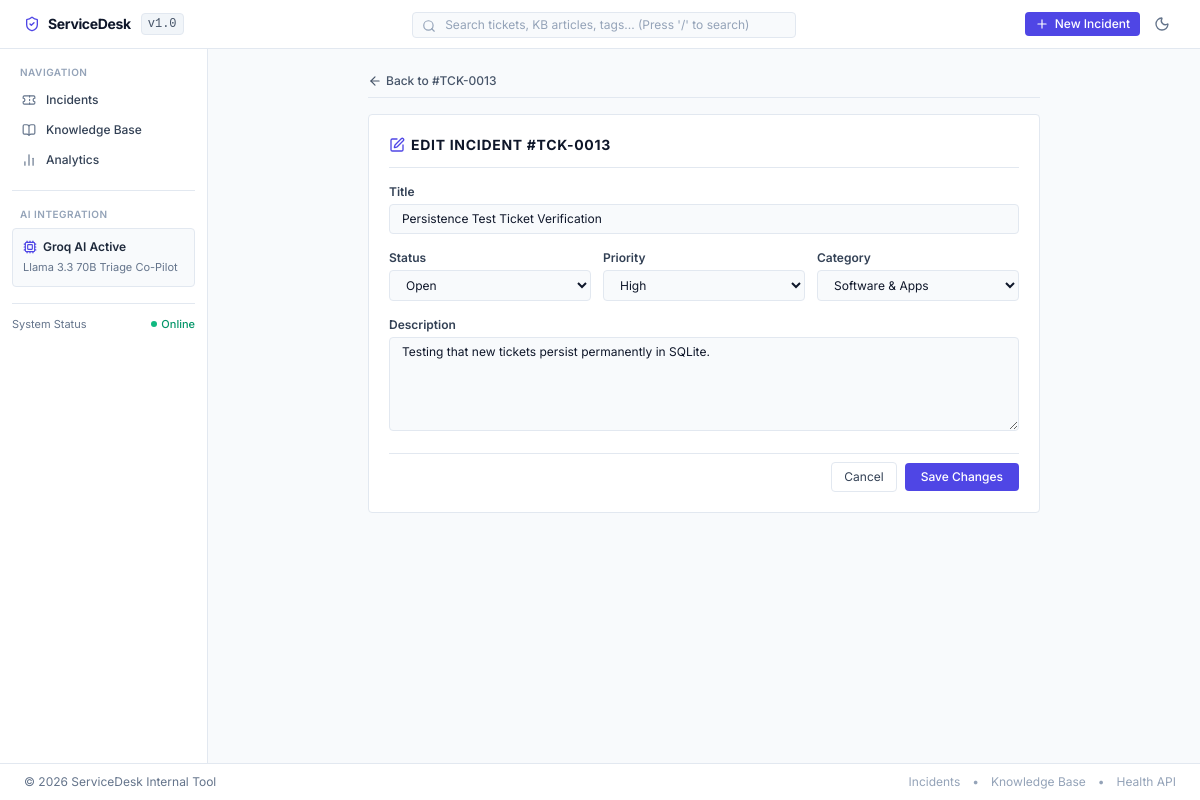
Screenshot of /tickets/13/edit with the database file from the repository.
### app/models.py (models this page shows)
class Ticket(Base):
    __tablename__ = "tickets"
    id = Column(Integer, primary_key=True, index=True, autoincrement=True)
    title = Column(String(255), nullable=False)
    description = Column(Text, nullable=False)
    status = Column(String(50), nullable=False, default="Open")  # Open, In Progress, Pending, Resolved, Closed
    priority = Column(String(50), nullable=False, default="Medium")  # Low, Medium, High, Urgent
    category = Column(String(100), nullable=False, default="General IT")
    ai_summary = Column(Text, nullable=True)
    suggested_resolution = Column(Text, nullable=True)
    final_resolution = Column(Text, nullable=True)
    created_at = Column(DateTime(timezone=True), default=utc_now)
    updated_at = Column(DateTime(timezone=True), default=utc_now, onupdate=utc_now)
    activities = relationship("TicketActivity", back_populates="ticket", cascade="all, delete-orphan", order_by="TicketActivity.created_at.desc()")

### app/routers/tickets.py (the view)
@router.get("/tickets/{ticket_id}/edit", response_class=HTMLResponse)
async def edit_ticket_form(
    request: Request,
    ticket_id: int,
    db: Session = Depends(get_db)
):
    ticket = TicketService.get_ticket_by_id(db, ticket_id)
    if not ticket:
        raise HTTPException(status_code=404, detail=f"Ticket #{ticket_id} not found")
    categories = TicketService.get_categories(db)
    return templates.TemplateResponse(
        request=request,
        name="tickets/edit.html",
        context={
            "app_name": settings.APP_NAME,
            "ticket": ticket,
            "categories": categories,
            "statuses": VALID_STATUSES,
            "priorities": VALID_PRIORITIES,
            "errors": None
        }
    )

### app/templates/tickets/edit.html (shortened to what this page needs)
{% extends "base.html" %}
{% block content %}
<div class="max-w-2xl mx-auto space-y-4">
    <div class="flex items-center justify-between pb-2 border-b border-slate-200 dark:border-slate-800">
        <a href="/tickets/{{ ticket.id }}" class="inline-flex items-center gap-1 text-xs font-medium text-slate-600 dark:text-slate-400 hover:text-indigo-600 transition">
            <i data-lucide="arrow-left" class="w-3.5 h-3.5"></i>
            <span>Back to #TCK-{{ "%04d" % ticket.id }}</span>
        </a>
    </div>
    <div class="rounded border border-slate-200 dark:border-slate-800 bg-white dark:bg-slate-900 p-5 shadow-xs space-y-4">
        <div class="pb-3 border-b border-slate-200 dark:border-slate-800">
            <h1 class="text-sm font-bold uppercase tracking-wider text-slate-900 dark:text-white flex items-center gap-1.5">
                <i data-lucide="edit" class="w-4 h-4 text-indigo-600"></i>
                <span>Edit Incident #TCK-{{ "%04d" % ticket.id }}</span>
            </h1>
        </div>
        <form method="POST" action="/tickets/{{ ticket.id }}/edit" class="space-y-4">
            <div class="space-y-1">
                <label for="title" class="block text-xs font-semibold text-slate-700 dark:text-slate-300">Title</label>
                <input
                    type="text"
                    id="title"
                    name="title"
                    required
                    value="{{ ticket.title }}"
                    class="w-full px-3 py-1.5 rounded border border-slate-200 dark:border-slate-700 bg-slate-50 dark:bg-slate-950 text-xs text-slate-900 dark:text-white focus:ring-1 focus:ring-indigo-500"
                >
            </div>
            <div class="grid grid-cols-1 sm:grid-cols-3 gap-3">
                <div class="space-y-1">
                    <label for="status" class="block text-xs font-semibold text-slate-700 dark:text-slate-300">Status</label>
                    <select id="status" name="status" required class="w-full px-3 py-1.5 rounded border border-slate-200 dark:border-slate-700 bg-slate-50 dark:bg-slate-950 text-xs text-slate-900 dark:text-white focus:ring-1 focus:ring-indigo-500">
                        {% for st in statuses %}
                            <option value="{{ st }}" {% if ticket.status == st %}selected{% endif %}>{{ st }}</option>
                        {% endfor %}
                    </select>
                </div>
                <div class="space-y-1">
                    <label for="priority" class="block text-xs font-semibold text-slate-700 dark:text-slate-300">Priority</label>
                    <select id="priority" name="priority" required class="w-full px-3 py-1.5 rounded border border-slate-200 dark:border-slate-700 bg-slate-50 dark:bg-slate-950 text-xs text-slate-900 dark:text-white focus:ring-1 focus:ring-indigo-500">
                        {% for pr in priorities %}
                            <option value="{{ pr }}" {% if ticket.priority == pr %}selected{% endif %}>{{ pr }}</option>
                        {% endfor %}
                    </select>
                </div>
                <div class="space-y-1">
                    <label for="category" class="block text-xs font-semibold text-slate-700 dark:text-slate-300">Category</label>
                    <select id="category" name="category" required class="w-full px-3 py-1.5 rounded border border-slate-200 dark:border-slate-700 bg-slate-50 dark:bg-slate-950 text-xs text-slate-900 dark:text-white focus:ring-1 focus:ring-indigo-500">
                        {% for cat in categories %}
                            <option value="{{ cat }}" {% if ticket.category == cat %}selected{% endif %}>{{ cat }}</option>
                        {% endfor %}
                    </select>
                </div>
            </div>
            <div class="space-y-1">
                <label for="description" class="block text-xs font-semibold text-slate-700 dark:text-slate-300">Description</label>
                <textarea
                    id="description"
                    name="description"
                    rows="5"
                    required
                    class="w-full px-3 py-1.5 rounded border border-slate-200 dark:border-slate-700 bg-slate-50 dark:bg-slate-950 text-xs text-slate-900 dark:text-white focus:ring-1 focus:ring-indigo-500"
                >{{ ticket.description }}</textarea>
            </div>
            <div class="pt-2 flex items-center justify-end gap-2 border-t border-slate-200 dark:border-slate-800">
                <a href="/tickets/{{ ticket.id }}" class="px-3 py-1.5 rounded border border-slate-200 dark:border-slate-700 text-xs text-slate-700 dark:text-slate-300 hover:bg-slate-50 transition">
                    Cancel
                </a>
                <button type="submit" class="px-4 py-1.5 rounded bg-indigo-600 hover:bg-indigo-700 text-white text-xs font-medium transition">
                    Save Changes
                </button>
            </div>
        </form>
    </div>
</div>
{% endblock %}

### app/static/css/style.css (style rules this page uses)
body { font-family: 'Inter', -apple-system, BlinkMacSystemFont, "Segoe UI", Roboto, sans-serif; color: #0f172a; background-color: #f8fafc; }

### rows the page displays
Ticket: id "0013", title "Persistence Test Ticket Verification", status "Open", priority "High", category "Software & Apps", description "Testing that new tickets persist permanently in SQLite."
